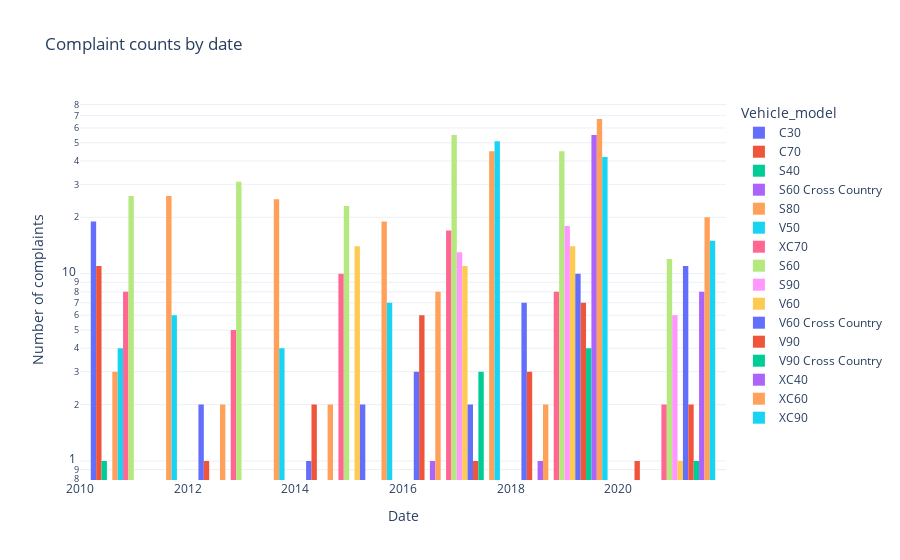

The notebook cell this image was saved under:
### Code cell
# Complaints by company & date
fig = px.histogram(complaint_df, x='Review_Date', template='plotly_white', title='Complaint counts by date'
                   , color='Vehicle_model', nbins=6, log_y=True, barmode='group')
fig.update_xaxes(categoryorder='category descending', title='Date').update_yaxes(title='Number of complaints')
fig.show()

### Figure 1 — Plotly figure (JSON) as saved in the notebook; plotly's stock layout.template omitted (floating-point values rounded to 4 significant figures; data arrays with more than 128 entries replaced by an {"elided": "..."} marker saying what was removed)
{"data": [{"alignmentgroup": "True", "bingroup": "x", "hovertemplate": "Vehicle_model=C30<br>Review_Date=%{x}<br>count=%{y}<extra></extra>", "legendgroup": "C30", "marker": {"color": "#636efa"}, "name": "C30", "nbinsx": 6, "offsetgroup": "C30", "orientation": "v", "showlegend": true, "type": "histogram", "x": ["2011-06-12T00:00:00", "2010-10-17T00:00:00", "2011-09-30T00:00:00", "2010-06-04T00:00:00", "2011-08-18T00:00:00", "2011-08-03T00:00:00", "2010-10-26T00:00:00", "2010-09-14T00:00:00", "2010-12-30T00:00:00", "2011-06-28T00:00:00", "2016-08-12T00:00:00", "2010-08-08T00:00:00", "2010-11-07T00:00:00", "2011-09-25T00:00:00", "2010-11-08T00:00:00", "2010-02-05T00:00:00", "2010-05-07T00:00:00", "2010-06-09T00:00:00", "2010-03-11T00:00:00", "2010-05-31T00:00:00", "2019-09-22T00:00:00", "2019-12-06T00:00:00", "2012-04-24T00:00:00", "2018-09-27T00:00:00", "2018-08-13T00:00:00", "2018-08-29T00:00:00", "2016-04-30T00:00:00", "2014-09-12T00:00:00", "2017-12-01T00:00:00", "2018-04-16T00:00:00", "2019-07-13T00:00:00", "2013-05-13T00:00:00"], "xaxis": "x", "yaxis": "y"}, {"alignmentgroup": "True", "bingroup": "x", "hovertemplate": "Vehicle_model=C70<br>Review_Date=%{x}<br>count=%{y}<extra></extra>", "legendgroup": "C70", "marker": {"color": "#EF553B"}, "name": "C70", "nbinsx": 6, "offsetgroup": "C70", "orientation": "v", "showlegend": true, "type": "histogram", "x": ["2011-02-18T00:00:00", "2010-10-20T00:00:00", "2011-02-15T00:00:00", "2019-06-02T00:00:00", "2010-10-11T00:00:00", "2010-03-07T00:00:00", "2010-03-26T00:00:00", "2010-06-27T00:00:00", "2010-07-05T00:00:00", "2010-07-05T00:00:00", "2015-12-18T00:00:00", "2016-02-11T00:00:00", "2010-04-26T00:00:00", "2017-01-30T00:00:00", "2011-11-13T00:00:00", "2013-10-01T00:00:00", "2018-01-03T00:00:00", "2015-08-05T00:00:00", "2020-08-12T00:00:00", "2017-08-01T00:00:00", "2017-03-19T00:00:00", "2016-07-28T00:00:00", "2018-03-26T00:00:00", "2017-04-07T00:00:00"], "xaxis": "x", "yaxis": "y"}, {"alignmentgroup": "True", "bingroup": "x", "hovertemplate": "Vehicle_model=S40<br>Review_Date=%{x}<br>count=%{y}<extra></extra>", "legendgroup": "S40", "marker": {"color": "#00cc96"}, "name": "S40", "nbinsx": 6, "offsetgroup": "S40", "orientation": "v", "showlegend": true, "type": "histogram", "x": ["2010-12-01T00:00:00"], "xaxis": "x", "yaxis": "y"}, {"alignmentgroup": "True", "bingroup": "x", "hovertemplate": "Vehicle_model=S60 Cross Country<br>Review_Date=%{x}<br>count=%{y}<extra></extra>", "legendgroup": "S60 Cross Country", "marker": {"color": "#ab63fa"}, "name": "S60 Cross Country", "nbinsx": 6, "offsetgroup": "S60 Cross Country", "orientation": "v", "showlegend": true, "type": "histogram", "x": ["2017-08-10T00:00:00", "2018-12-29T00:00:00"], "xaxis": "x", "yaxis": "y"}, {"alignmentgroup": "True", "bingroup": "x", "hovertemplate": "Vehicle_model=S80<br>Review_Date=%{x}<br>count=%{y}<extra></extra>", "legendgroup": "S80", "marker": {"color": "#FFA15A"}, "name": "S80", "nbinsx": 6, "offsetgroup": "S80", "orientation": "v", "showlegend": true, "type": "histogram", "x": ["2010-10-09T00:00:00", "2011-11-08T00:00:00", "2010-09-17T00:00:00", "2013-10-17T00:00:00", "2017-07-29T00:00:00", "2016-12-01T00:00:00", "2012-09-13T00:00:00", "2016-12-11T00:00:00", "2018-02-08T00:00:00", "2015-07-09T00:00:00", "2015-09-16T00:00:00", "2016-06-30T00:00:00", "2016-12-10T00:00:00", "2016-09-23T00:00:00", "2017-02-25T00:00:00", "2016-04-19T00:00:00", "2019-07-20T00:00:00"], "xaxis": "x", "yaxis": "y"}, {"alignmentgroup": "True", "bingroup": "x", "hovertemplate": "Vehicle_model=V50<br>Review_Date=%{x}<br>count=%{y}<extra></extra>", "legendgroup": "V50", "marker": {"color": "#19d3f3"}, "name": "V50", "nbinsx": 6, "offsetgroup": "V50", "orientation": "v", "showlegend": true, "type": "histogram", "x": ["2011-04-10T00:00:00", "2011-03-18T00:00:00", "2011-03-16T00:00:00", "2011-02-10T00:00:00"], "xaxis": "x", "yaxis": "y"}, {"alignmentgroup": "True", "bingroup": "x", "hovertemplate": "Vehicle_model=XC70<br>Review_Date=%{x}<br>count=%{y}<extra></extra>", "legendgroup": "XC70", "marker": {"color": "#FF6692"}, "name": "XC70", "nbinsx": 6, "offsetgroup": "XC70", "orientation": "v", "showlegend": true, "type": "histogram", "x": ["2011-06-29T00:00:00", "2011-05-06T00:00:00", "2010-12-19T00:00:00", "2011-01-01T00:00:00", "2010-12-22T00:00:00", "2011-08-11T00:00:00", "2016-03-01T00:00:00", "2010-11-08T00:00:00", "2010-10-05T00:00:00", "2017-04-08T00:00:00", "2015-11-14T00:00:00", "2013-01-30T00:00:00", "2017-02-22T00:00:00", "2013-04-05T00:00:00", "2020-02-21T00:00:00", "2014-04-06T00:00:00", "2019-08-08T00:00:00", "2012-04-25T00:00:00", "2016-01-28T00:00:00", "2013-07-03T00:00:00", "2014-06-03T00:00:00", "2016-04-05T00:00:00", "2017-11-14T00:00:00", "2014-03-31T00:00:00", "2015-01-10T00:00:00", "2018-08-28T00:00:00", "2013-09-06T00:00:00", "2014-03-31T00:00:00", "2015-03-17T00:00:00", "2015-11-03T00:00:00", "2016-10-10T00:00:00", "2015-09-25T00:00:00", "2018-04-07T00:00:00", "2018-05-05T00:00:00", "2016-03-02T00:00:00", "2018-02-28T00:00:00", "2019-12-29T00:00:00", "2020-01-27T00:00:00", "2016-01-29T00:00:00", "2016-08-29T00:00:00", "2016-01-20T00:00:00", "2015-12-29T00:00:00", "2016-11-09T00:00:00", "2016-11-16T00:00:00", "2016-08-06T00:00:00", "2017-03-17T00:00:00", "2016-01-25T00:00:00", "2016-05-03T00:00:00", "2019-05-04T00:00:00", "2019-03-04T00:00:00"], "xaxis": "x", "yaxis": "y"}, {"alignmentgroup": "True", "bingroup": "x", "hovertemplate": "Vehicle_model=S60<br>Review_Date=%{x}<br>count=%{y}<extra></extra>", "legendgroup": "S60", "marker": {"color": "#B6E880"}, "name": "S60", "nbinsx": 6, "offsetgroup": "S60", "orientation": "v", "showlegend": true, "type": "histogram", "x": {"elided": "192 str values"}, "xaxis": "x", "yaxis": "y"}, {"alignmentgroup": "True", "bingroup": "x", "hovertemplate": "Vehicle_model=S90<br>Review_Date=%{x}<br>count=%{y}<extra></extra>", "legendgroup": "S90", "marker": {"color": "#FF97FF"}, "name": "S90", "nbinsx": 6, "offsetgroup": "S90", "orientation": "v", "showlegend": true, "type": "histogram", "x": ["2017-04-10T00:00:00", "2017-05-19T00:00:00", "2017-05-28T00:00:00", "2017-12-04T00:00:00", "2017-08-14T00:00:00", "2019-03-08T00:00:00", "2017-07-24T00:00:00", "2017-09-19T00:00:00", "2017-05-23T00:00:00", "2020-07-03T00:00:00", "2018-08-23T00:00:00", "2018-04-21T00:00:00", "2018-08-17T00:00:00", "2017-09-19T00:00:00", "2018-06-24T00:00:00", "2018-02-08T00:00:00", "2018-04-28T00:00:00", "2017-11-16T00:00:00", "2019-06-23T00:00:00", "2018-01-28T00:00:00", "2019-02-01T00:00:00", "2017-09-30T00:00:00", "2019-06-04T00:00:00", "2019-12-09T00:00:00", "2018-10-13T00:00:00", "2017-11-04T00:00:00", "2018-01-15T00:00:00", "2017-11-25T00:00:00", "2018-06-23T00:00:00", "2019-11-24T00:00:00", "2020-07-31T00:00:00", "2020-09-28T00:00:00", "2019-06-06T00:00:00", "2020-03-12T00:00:00", "2020-07-30T00:00:00", "2020-02-12T00:00:00", "2019-07-22T00:00:00"], "xaxis": "x", "yaxis": "y"}, {"alignmentgroup": "True", "bingroup": "x", "hovertemplate": "Vehicle_model=V60<br>Review_Date=%{x}<br>count=%{y}<extra></extra>", "legendgroup": "V60", "marker": {"color": "#FECB52"}, "name": "V60", "nbinsx": 6, "offsetgroup": "V60", "orientation": "v", "showlegend": true, "type": "histogram", "x": ["2014-03-31T00:00:00", "2015-05-24T00:00:00", "2016-06-06T00:00:00", "2015-08-18T00:00:00", "2015-03-25T00:00:00", "2014-12-13T00:00:00", "2015-11-05T00:00:00", "2015-11-29T00:00:00", "2014-03-25T00:00:00", "2015-09-11T00:00:00", "2014-08-15T00:00:00", "2015-11-07T00:00:00", "2016-09-13T00:00:00", "2015-04-23T00:00:00", "2014-07-17T00:00:00", "2016-04-20T00:00:00", "2018-02-24T00:00:00", "2014-05-25T00:00:00", "2016-04-01T00:00:00", "2017-02-14T00:00:00", "2017-02-11T00:00:00", "2017-11-20T00:00:00", "2016-08-15T00:00:00", "2017-05-10T00:00:00", "2017-07-19T00:00:00", "2018-08-03T00:00:00", "2017-06-03T00:00:00", "2018-05-07T00:00:00", "2019-11-10T00:00:00", "2018-03-21T00:00:00", "2019-11-15T00:00:00", "2019-03-31T00:00:00", "2018-11-18T00:00:00", "2018-02-17T00:00:00", "2019-05-30T00:00:00", "2019-08-09T00:00:00", "2019-07-25T00:00:00", "2019-07-31T00:00:00", "2020-06-30T00:00:00", "2019-07-28T00:00:00"], "xaxis": "x", "yaxis": "y"}, {"alignmentgroup": "True", "bingroup": "x", "hovertemplate": "Vehicle_model=V60 Cross Country<br>Review_Date=%{x}<br>count=%{y}<extra></extra>", "legendgroup": "V60 Cross Country", "marker": {"color": "#636efa"}, "name": "V60 Cross Country", "nbinsx": 6, "offsetgroup": "V60 Cross Country", "orientation": "v", "showlegend": true, "type": "histogram", "x": ["2015-05-20T00:00:00", "2015-12-27T00:00:00", "2016-03-03T00:00:00", "2016-06-19T00:00:00", "2018-02-24T00:00:00", "2019-01-28T00:00:00", "2018-04-07T00:00:00", "2019-08-11T00:00:00", "2019-12-11T00:00:00", "2020-02-26T00:00:00", "2018-11-25T00:00:00", "2019-06-09T00:00:00", "2019-08-08T00:00:00", "2020-03-06T00:00:00", "2020-05-23T00:00:00", "2019-01-03T00:00:00", "2019-11-09T00:00:00", "2020-08-08T00:00:00", "2020-03-09T00:00:00", "2020-07-17T00:00:00", "2020-06-04T00:00:00", "2020-07-07T00:00:00", "2020-08-06T00:00:00", "2020-02-19T00:00:00", "2020-07-23T00:00:00"], "xaxis": "x", "yaxis": "y"}, {"alignmentgroup": "True", "bingroup": "x", "hovertemplate": "Vehicle_model=V90<br>Review_Date=%{x}<br>count=%{y}<extra></extra>", "legendgroup": "V90", "marker": {"color": "#EF553B"}, "name": "V90", "nbinsx": 6, "offsetgroup": "V90", "orientation": "v", "showlegend": true, "type": "histogram", "x": ["2017-06-28T00:00:00", "2018-09-03T00:00:00", "2018-10-28T00:00:00", "2018-12-01T00:00:00", "2018-11-18T00:00:00", "2019-12-22T00:00:00", "2018-05-07T00:00:00", "2019-12-13T00:00:00", "2020-04-14T00:00:00", "2020-07-08T00:00:00"], "xaxis": "x", "yaxis": "y"}, {"alignmentgroup": "True", "bingroup": "x", "hovertemplate": "Vehicle_model=V90 Cross Country<br>Review_Date=%{x}<br>count=%{y}<extra></extra>", "legendgroup": "V90 Cross Country", "marker": {"color": "#00cc96"}, "name": "V90 Cross Country", "nbinsx": 6, "offsetgroup": "V90 Cross Country", "orientation": "v", "showlegend": true, "type": "histogram", "x": ["2017-07-27T00:00:00", "2017-08-01T00:00:00", "2017-05-27T00:00:00", "2019-08-15T00:00:00", "2019-06-25T00:00:00", "2019-01-13T00:00:00", "2019-06-17T00:00:00", "2020-02-08T00:00:00"], "xaxis": "x", "yaxis": "y"}, {"alignmentgroup": "True", "bingroup": "x", "hovertemplate": "Vehicle_model=XC40<br>Review_Date=%{x}<br>count=%{y}<extra></extra>", "legendgroup": "XC40", "marker": {"color": "#ab63fa"}, "name": "XC40", "nbinsx": 6, "offsetgroup": "XC40", "orientation": "v", "showlegend": true, "type": "histogram", "x": ["2018-10-23T00:00:00", "2019-01-11T00:00:00", "2018-07-18T00:00:00", "2018-04-06T00:00:00", "2018-08-17T00:00:00", "2018-10-18T00:00:00", "2018-12-24T00:00:00", "2019-03-29T00:00:00", "2018-12-21T00:00:00", "2019-01-11T00:00:00", "2018-03-27T00:00:00", "2018-10-19T00:00:00", "2019-02-22T00:00:00", "2018-11-20T00:00:00", "2019-06-09T00:00:00", "2019-08-21T00:00:00", "2018-12-10T00:00:00", "2019-06-23T00:00:00", "2020-06-13T00:00:00", "2019-06-01T00:00:00", "2019-09-19T00:00:00", "2019-05-05T00:00:00", "2019-02-27T00:00:00", "2018-10-23T00:00:00", "2018-09-29T00:00:00", "2019-04-08T00:00:00", "2020-04-30T00:00:00", "2018-10-23T00:00:00", "2019-01-11T00:00:00", "2018-07-18T00:00:00", "2018-04-06T00:00:00", "2018-08-17T00:00:00", "2018-10-18T00:00:00", "2018-12-24T00:00:00", "2019-03-29T00:00:00", "2018-12-21T00:00:00", "2019-01-11T00:00:00", "2018-03-27T00:00:00", "2018-10-19T00:00:00", "2019-02-22T00:00:00", "2018-11-20T00:00:00", "2019-06-09T00:00:00", "2019-08-21T00:00:00", "2018-12-10T00:00:00", "2019-06-23T00:00:00", "2020-06-13T00:00:00", "2019-06-01T00:00:00", "2019-09-19T00:00:00", "2019-05-05T00:00:00", "2019-02-27T00:00:00", "2018-10-23T00:00:00", "2018-09-29T00:00:00", "2019-04-08T00:00:00", "2020-04-30T00:00:00", "2019-09-09T00:00:00", "2019-07-10T00:00:00", "2019-08-17T00:00:00", "2020-01-08T00:00:00", "2019-07-10T00:00:00", "2020-06-05T00:00:00", "2019-08-17T00:00:00", "2020-06-15T00:00:00", "2020-04-26T00:00:00"], "xaxis": "x", "yaxis": "y"}, {"alignmentgroup": "True", "bingroup": "x", "hovertemplate": "Vehicle_model=XC60<br>Review_Date=%{x}<br>count=%{y}<extra></extra>", "legendgroup": "XC60", "marker": {"color": "#FFA15A"}, "name": "XC60", "nbinsx": 6, "offsetgroup": "XC60", "orientation": "v", "showlegend": true, "type": "histogram", "x": {"elided": "202 str values"}, "xaxis": "x", "yaxis": "y"}, {"alignmentgroup": "True", "bingroup": "x", "hovertemplate": "Vehicle_model=XC90<br>Review_Date=%{x}<br>count=%{y}<extra></extra>", "legendgroup": "XC90", "marker": {"color": "#19d3f3"}, "name": "XC90", "nbinsx": 6, "offsetgroup": "XC90", "orientation": "v", "showlegend": true, "type": "histogram", "x": ["2010-09-30T00:00:00", "2016-10-04T00:00:00", "2011-04-14T00:00:00", "2011-11-01T00:00:00", "2011-01-28T00:00:00", "2010-11-08T00:00:00", "2012-02-03T00:00:00", "2011-07-29T00:00:00", "2012-02-05T00:00:00", "2012-08-26T00:00:00", "2016-08-09T00:00:00", "2017-03-14T00:00:00", "2016-01-28T00:00:00", "2018-05-10T00:00:00", "2012-08-06T00:00:00", "2018-03-18T00:00:00", "2016-06-22T00:00:00", "2017-10-09T00:00:00", "2016-05-28T00:00:00", "2015-11-19T00:00:00", "2015-12-23T00:00:00", "2016-05-20T00:00:00", "2016-06-14T00:00:00", "2016-02-26T00:00:00", "2015-08-05T00:00:00", "2015-12-18T00:00:00", "2016-01-03T00:00:00", "2016-08-22T00:00:00", "2015-10-24T00:00:00", "2016-08-02T00:00:00", "2016-04-09T00:00:00", "2015-12-01T00:00:00", "2016-07-17T00:00:00", "2017-01-27T00:00:00", "2016-01-30T00:00:00", "2017-11-26T00:00:00", "2016-07-27T00:00:00", "2016-12-23T00:00:00", "2016-04-01T00:00:00", "2016-06-24T00:00:00", "2016-03-10T00:00:00", "2015-11-02T00:00:00", "2016-02-23T00:00:00", "2016-07-23T00:00:00", "2016-12-12T00:00:00", "2018-02-04T00:00:00", "2016-10-30T00:00:00", "2018-04-11T00:00:00", "2017-08-07T00:00:00", "2016-09-27T00:00:00", "2016-11-15T00:00:00", "2016-10-10T00:00:00", "2017-03-16T00:00:00", "2016-11-29T00:00:00", "2017-11-06T00:00:00", "2016-11-10T00:00:00", "2016-10-09T00:00:00", "2016-08-17T00:00:00", "2017-04-21T00:00:00", "2017-06-09T00:00:00", "2017-09-25T00:00:00", "2017-10-19T00:00:00", "2017-10-11T00:00:00", "2018-01-07T00:00:00", "2018-08-31T00:00:00", "2017-08-07T00:00:00", "2018-01-17T00:00:00", "2020-06-12T00:00:00", "2017-09-24T00:00:00", "2017-11-27T00:00:00", "2018-01-08T00:00:00", "2020-07-25T00:00:00", "2020-08-05T00:00:00", "2020-08-30T00:00:00", "2017-09-13T00:00:00", "2018-01-09T00:00:00", "2017-09-02T00:00:00", "2017-11-08T00:00:00", "2018-01-08T00:00:00", "2018-01-15T00:00:00", "2017-12-02T00:00:00", "2018-08-14T00:00:00", "2017-12-11T00:00:00", "2018-02-10T00:00:00", "2019-01-26T00:00:00", "2018-10-21T00:00:00", "2018-08-12T00:00:00", "2018-01-08T00:00:00", "2018-03-13T00:00:00", "2018-06-21T00:00:00", "2018-11-29T00:00:00", "2018-08-25T00:00:00", "2017-12-10T00:00:00", "2019-01-16T00:00:00", "2018-05-02T00:00:00", "2019-01-17T00:00:00", "2018-07-15T00:00:00", "2018-08-05T00:00:00", "2018-12-12T00:00:00", "2019-01-01T00:00:00", "2019-03-08T00:00:00", "2019-02-25T00:00:00", "2019-05-08T00:00:00", "2018-12-26T00:00:00", "2019-02-18T00:00:00", "2019-06-02T00:00:00", "2019-06-25T00:00:00", "2019-01-05T00:00:00", "2019-09-29T00:00:00", "2018-10-13T00:00:00", "2020-09-02T00:00:00", "2020-09-25T00:00:00", "2019-12-20T00:00:00", "2020-02-08T00:00:00", "2019-10-21T00:00:00", "2020-04-29T00:00:00", "2019-12-01T00:00:00", "2020-04-27T00:00:00", "2020-05-21T00:00:00", "2020-07-27T00:00:00", "2019-09-18T00:00:00", "2020-06-22T00:00:00", "2020-07-17T00:00:00", "2020-07-29T00:00:00", "2020-06-24T00:00:00"], "xaxis": "x", "yaxis": "y"}], "layout": {"barmode": "group", "legend": {"title": {"text": "Vehicle_model"}, "tracegroupgap": 0}, "title": {"text": "Complaint counts by date"}, "xaxis": {"anchor": "y", "categoryorder": "category descending", "domain": [0, 1], "title": {"text": "Date"}}, "yaxis": {"anchor": "x", "domain": [0, 1], "title": {"text": "Number of complaints"}, "type": "log"}}}
